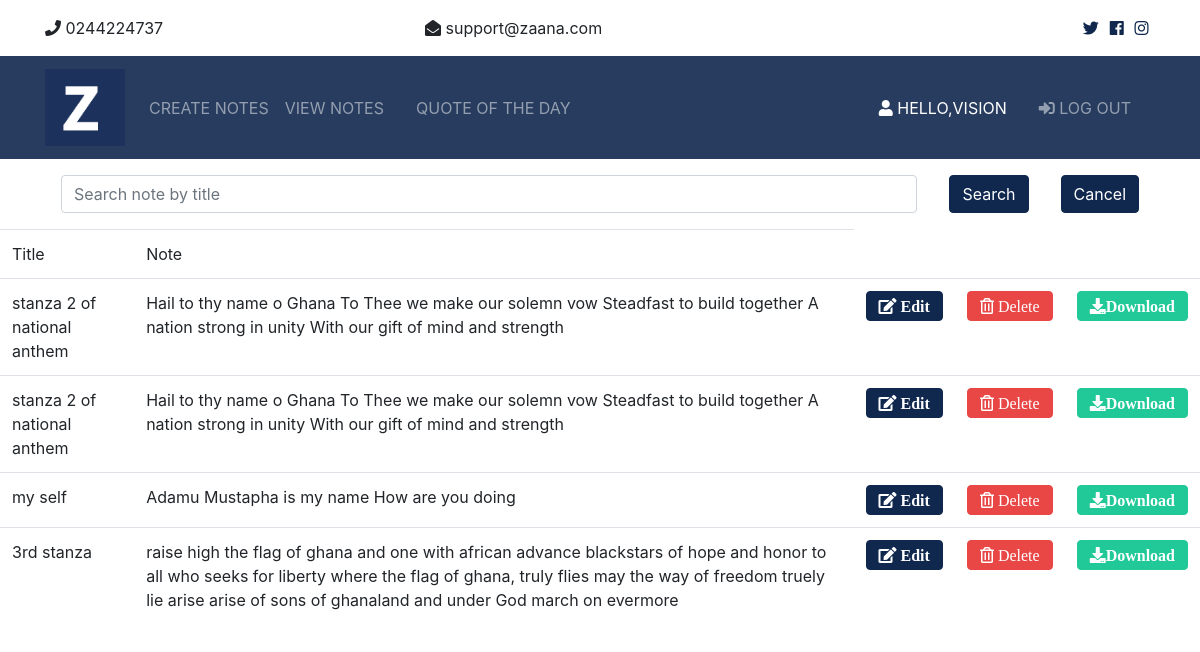
The page /view_notes (signed in) on the database its author committed.
### noteapp/models.py (models this page shows)
class Notes(models.Model):
	user = models.ForeignKey(User,on_delete=models.RESTRICT)
	title = models.CharField(max_length=30)
	note = models.CharField(max_length=1000)
	def __str__(self):
		return self.title

### noteapp/views.py (the view)
# urls.py: path('view_notes',view_notes,name='view_note'),
@login_required(login_url='login')
def view_notes(request):
    id = request.user.id
    obj = Notes.objects.filter(user_id = id)
    print(obj)
    context = {'Notes':obj}
    return render(request,'view_notes.html',context)

### template/view_notes.html (shortened to what this page needs)
{%extends 'base2.html' %}
{%block content %}
<form method="post"  autocomplete="off" action="{% url 'searcher' %}" >
<div class="container d-flex" >
   <input class="form-control m-3" type="text" name="search" placeholder="Search note by title">
   <button type="submit" class="btn btn-primary m-3">Search</button>
   <button type="submit" class="btn btn-primary m-3">Cancel</button>
</div>
<table class="table  ">
    <thead >
        <tr>
            <td>Title</td>
            <td>Note</td>
        </tr>
    </thead>
    <tbody>
         {% for note in Notes %}
         <tr>
             <td>{{note.title}}</td>
             <td>{{note.note}}</td>
             <td> <button type="button" class="btn btn-primary fas fa-edit" onclick="location.href='{% url 'edit_note' note.id %}' "> Edit</button></td>
             <td> <button type="button" class="btn btn-danger far fa-trash-alt"  onclick="location.href='{% url 'delete_note' note.id %}' "> Delete</button></button></td>
             <td> <button type="button" class="btn btn-success fas fa-download"  onclick="location.href='{% url 'download_note' note.id %}' ">Download</button></td>
         </tr>
         {%endfor%}
    </tbody>
</table>
{%endblock%}

### template/base2.html (shortened to what this page needs)
{% load static %}
<!DOCTYPE html>
<html lang="en">
<head>
    <link rel="stylesheet" href="{% static 'css/bootstrap.css' %}">
 <link rel="stylesheet" href="{% static 'css/all.css' %}">
 <link rel="stylesheet" href="{% static 'css/custom.css' %}">
 <link rel="stylesheet" href="{%  static 'css/style.css' %}">
</head>
<body>
 {% include 'partials/_navbar.html' %}
{% block content %}
{%endblock%}
</body>
</html>

### template/partials/_navbar.html (shortened to what this page needs)
{%load static %}
<link href="{% static 'css/bootstrap.css' %}" rel="stylesheet">
  <link rel="stylesheet" href="{% static 'css/all.css' %}">
  <link rel="stylesheet" href="{% static 'css/all.css' %}">
  </head>
  <body>
  <section id="top-bar" class="p-3" >
    <div class="container">
      <div class="row">
        <div class="col-md-4">
          <i class="fas fa-phone"></i> 0244224737
        </div>
        <div class="col-md-4">
          <i class="fas fa-envelope-open"></i> support@zaana.com
        </div>
        <div class="col-md-4">
          <div class="social text-right">
            <a href="#">
              <i class="fab fa-twitter"></i>
            </a>
            <a href="#">
              <i class="fab fa-facebook"></i>
            </a>
            <a href="#">
              <i class="fab fa-instagram"></i>
            </a>
          </div>
        </div>
      </div>
    </div>
  </section>
  <nav class="navbar navbar-expand-lg navbar-dark bg-primary sticky-top">
    <div class="container">
      <a class="navbar-brand" href="">
        <img src="{% static 'img/final.png' %}"  class="logo" alt="">
      </a>
      <div class="collapse navbar-collapse" id="navbarNavAltMarkup">
        <ul class="navbar-nav">
          <li >
         <a class="nav-link" href="{% url 'create_note' %}">Create Notes</a>
          </li>
          <li
          class = "nav-item mr-3"
          >
            <a class="nav-link" href="{% url 'view_note' %}">View Notes</a>
          </li>
          <li class="nav-item mr-3">
            <a class="nav-link" href="{% url 'quote' %}">Quote of the Day</a>
          </li>
        </ul>
        <ul class="navbar-nav ml-auto">
          <li class="nav-item mr-3">
            <a class="nav-link text-white" href="#">
              <i class="fas fa-user"></i> Hello,{{user.username}} </a>
          </li>
          <li class="nav-item mr-3">
            <a href="javascript:{document.getElementById('logout').submit()}" class="nav-link" >
              <i class="fas fa-sign-in-alt"></i>
              Log Out</a>
          </li>
        </ul>
      </div>
    </div>
  </nav>

### static/css/all.css (style rules this page uses)
.fa, .fas, .far, .fal, .fab { -moz-osx-font-smoothing: grayscale; -webkit-font-smoothing: antialiased; display: inline-block; font-style: normal; font-variant: normal; text-rendering: auto; line-height: 1; }
.fa-download:before { content: "\f019"; }
.fa-edit:before { content: "\f044"; }
.fa-envelope-open:before { content: "\f2b6"; }
.fa-facebook:before { content: "\f09a"; }
.fa-instagram:before { content: "\f16d"; }
.fa-phone:before { content: "\f095"; }
.fa-sign-in-alt:before { content: "\f2f6"; }
.fa-trash-alt:before { content: "\f2ed"; }
.fa-twitter:before { content: "\f099"; }
.fa-user:before { content: "\f007"; }
.fab { font-family: 'Font Awesome 5 Brands'; }
.far { font-family: 'Font Awesome 5 Free'; font-weight: 400; }
.fa, .fas { font-family: 'Font Awesome 5 Free'; font-weight: 900; }

### static/css/style.css (style rules this page uses)
img { width: 100%; }
.logo { width: 80px; }
.navbar { opacity: 0.9; text-transform: uppercase; }
.social a { margin-right: 0.4rem; }

### rows shown on the page
Notes: title "stanza 2 of national anthem", note "Hail to thy name o Ghana To Thee we make our solemn vow Steadfast to build together A nation strong in unity With our gift of mind and strength"
Notes: title "stanza 2 of national anthem", note "Hail to thy name o Ghana To Thee we make our solemn vow Steadfast to build together A nation strong in unity With our gift of mind and strength"
Notes: title "my self", note "Adamu Mustapha is my name How are you doing"
Notes: title "3rd stanza", note "raise high the flag of ghana and one with african advance blackstars of hope and honor to all who seeks for liberty where the flag of ghana, truly flies may the way of freedom truely lie arise arise of sons of ghanaland and under God march on evermore"

### other values the page prints
{{ user.username }} "VISION"
